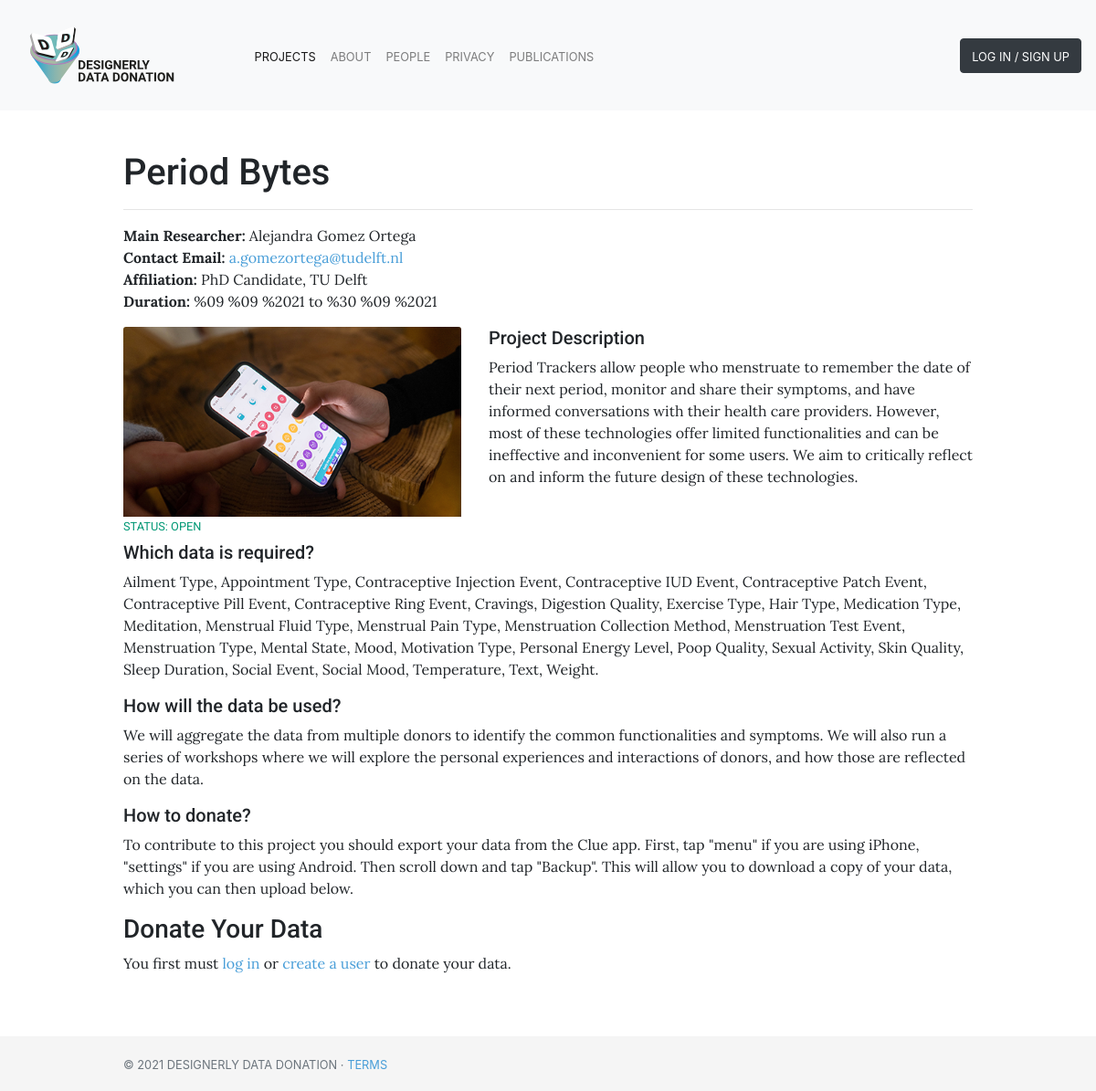
Page /project/ddd_period/ on the committed database.
### bucket_view/models.py (models this page shows)
class Project(models.Model):
    id                      = models.CharField(max_length=100, blank=False, unique=True, primary_key=True)
    user                    = models.ForeignKey(settings.AUTH_USER_MODEL, on_delete=models.CASCADE)
    researcher_name         = models.CharField(max_length=200, unique=False, default=None, null=True)
    researcher_affiliation  = models.CharField(max_length=200, unique=False, default=None, null=True)
    title                   = models.CharField(max_length=100, blank=False) # Short string field to hold project name
    description_tweet       = models.CharField(max_length=280, blank=False)  # Tweet-Like description of project
    description             = models.TextField(blank=False)  # Large string frield to hold a piece of text
    hrec                    = models.BooleanField(default=False)
    data                    = models.JSONField(blank=False, null=True)
    image                   = models.ImageField(upload_to="images", blank=True, null=True)
    start                   = models.DateField(blank=False)  # Start of project
    end                     = models.DateField(blank=False)  # End of project
    data_info               = models.TextField(blank=False, null=True)
    instructions            = models.TextField(unique=False, default=None, null=True)
    groupId                 = models.CharField(max_length=200, unique=True, default=None)
    def active(self):
        now = datetime.date.today()
        if self.start <= now and now <= self.end:
            return True
        return False

### bucket/models.py (models this page shows, shortened)
class BucketUser(AbstractBaseUser):
    email               = models.EmailField(verbose_name="email", max_length=60, unique=True)
    username            = models.CharField(max_length=30, unique=True)
    user_id             = models.CharField(max_length=60, unique=True, default=None, primary_key=True)
    date_joined         = models.DateTimeField(verbose_name="date joined", auto_now_add=True)
    last_login          = models.DateTimeField(verbose_name="last login", auto_now=True)
    thing_id            = models.CharField(max_length=200, unique=True, default=None, null=True)
    is_admin            = models.BooleanField(default=False)
    is_active           = models.BooleanField(default=True)
    is_staff            = models.BooleanField(default=False)
    is_superuser        = models.BooleanField(default=False)
    hide_email          = models.BooleanField(default=True)
    objects = BucketUserManager()
    USERNAME_FIELD = 'email' # Field to log in with
    REQUIRED_FIELDS = ['username', 'user_id'] # Required fields

### bucket_view/views.py (the view)
# urls.py: path("project/<str:pk>/", views.project_view, name="project_view"),
def project_view(request, pk):
    project = Project.objects.get(pk=pk)
    data_tuple = sorted([(key, value[0]) for key, value in project.data.items()])
    if pk == 'ddd_demo':
        if request.method == 'POST' and 'demo' in request.POST:
            form = DemographicsForm(request.POST, request.FILES)
            if form.is_valid():
                timestamp = round(time.time() * 1000)
                sex = form.cleaned_data['sex']
                if sex:
                    sex_data = {'values': [[timestamp, int(sex[0])]]}
                    print(sex_data)
                else:
                    sex_data = {}
                date = form.cleaned_data['date_of_birth']
                if date:
                    date_data = {'values': [[timestamp, date.day, date.month, date.year]]}
                    print(date_data)
                else:
                    date_data = {}
                thingId, initialized_property_dict = initialize_demographics_donation(request.session['token'],
                                                                                      sex_data, date_data)
                donation = Donation(
                    user=request.user,
                    data={'SEX': ['Sex', 'Sex'], 'DATE': ['Date', 'Date']},
                    project=Project.objects.get(id='ddd_demo'),
                    updates=False,
                    participate=True,
                    consent=True,
                    thingId=thingId,
                    propertyId=initialized_property_dict)
                donation.save()
                return render(request, "donation_view.html", {'donation': donation})
            else:
                messages.error(request, "Oops... Something went wrong. Please try again!")
                return render(request, 'project_view.html', {'project': project, 'form': form})
        else:
            form = DemographicsForm()
            return render(request, 'project_view.html', {'project': project, 'form': form})
    else:
        if request.method == 'POST' and 'donate' in request.POST:
            form = DonateForm(request.POST, request.FILES, choices=data_tuple)
            if form.is_valid():
                thingId, initialized_property_dict = initialize_donation(project, request.session['token'])
                choices = form.cleaned_data['data_selection']
                data = json.load(form.cleaned_data['data'])
                data_dict = read_clue_file(data['data'], choices)
                bucket_data_dict = transform_clue_dict(data_dict)
                print(data_dict)
                print(bucket_data_dict)
                send_clue_data(thingId, bucket_data_dict, initialized_property_dict, request.session['token'])
                donation = Donation(
                        user        = request.user,
                        data = project.data,
                        project     = project,
                        updates     = form.cleaned_data['updates'],
                        participate       = form.cleaned_data['participate'],
                        consent      = form.cleaned_data['consent'],
                        thingId     = thingId,
                        propertyId  = initialized_property_dict,
                    )
                donation.save()
                return render(request, "donation_view.html", {'donation': donation})
            else:
                messages.error(request, "Oops... Something went wrong. Please try again!")
                return render(request, 'project_view.html', {'project': project, 'form': form})
        else:
            form = DonateForm(choices=data_tuple)
            return render(request, 'project_view.html', {'project': project, 'form': form})

### bucket_view/templates/project_view.html (shortened to what this page needs)
{% extends "base.html" %}
{% load static %}
{% block page_content %}
<section style="padding-top: 50px; padding-bottom: 50px">
    <div class="container" style="padding-top:20px">
        <h1>{{ project.title }}</h1>
              <hr>
            <p><b>Main Researcher:</b> {{ project.researcher_name }}<br>
                <b>Contact Email: </b><a href="mailto:{{ project.user.email }}">{{ project.user.email }}</a><br>
                <b>Affiliation:</b> {{ project.researcher_affiliation }}<br>
                <b>Duration:</b> {{project.start}} to {{ project.end }}</p>
        <div class="row">
            <div class="col-md-5">
                <img class="card-img-top" src="{{ project.image.url }}" width="100%">
                    {% if project.active %}
                        <h6><span class="small text-uppercase" style="color:#019875">STATUS: Open</span></h6>
                    {% else %}
                       <h6><span class="small text-uppercase" style="color:#B8293D">STATUS: Closed</span></h6>
                {% endif %}
            </div>
            <div class="col-md-7">
                <h5>Project Description</h5>
                <p>{{ project.description }}</p>
            </div>
            <div class="container">
                <h5>Which data is required?</h5>
                <p>
                    {% for key, value in project.data.items %}
                           {{ value.0 }}{% if forloop.last %}.{% else %}, {%endif%}
                    {% endfor %}</p>
                <h5>How will the data be used?</h5>
                <p>{{ project.data_info }}</p>
                <h5>How to donate?</h5>
            <p>{{ project.instructions }}</p>
            <h3>Donate Your Data</h3>
            {% if project.active %}
                {% if not user.is_authenticated %}
                <p>You first must <a href="/bucket/login/">log in</a> or <a href="/bucket/login/">create a user</a> to donate your data.</p>
                {% endif %}
            {% else %}
                <p>This project is closed. At this time you cannot donate your data. We invite you to <a href="{% url 'project_list' %}">explore other projects</a>.</p>
            {% endif %}
        </div>
    </div>
    </div>
</section>
{% endblock %}

### static/css/base.css (style rules this page uses)
p { font-family: 'Lora', Sans-Serif; }
h1, h2, h3, h4, h5, h6 { font-family: 'Roboto', Serif; }
body { margin-bottom: 60px; margin-top: 95px; }
a { color: #499ed8; }
.container { max-width: 960px; }

### rows in the picture
Project: title "Period Bytes", researcher_name "Alejandra Gomez Ortega", user.email "a.gomezortega@tudelft.nl", researcher_affiliation "PhD Candidate, TU Delft", start "%09 %09 %2021", end "%30 %09 %2021", image (picture), description "Period Trackers allow people who menstruate to remember the date of their next period, monitor and share their symptoms, and have informed conversations with their health care providers. However, most of these technologies offer limited functionalities and can be ineffective and inconvenient for some users. We aim to critically reflect on and inform the future design of these technologies.", data_info "We will aggregate the data from multiple donors to identify the common functionalities and symptoms. We will also run a series of workshops where we will explore the personal experiences and interactions of donors, and how those are reflected on the data.", instructions "To contribute to this project you should export your data from the Clue app. First, tap \"menu\" if you are using iPhone, \"settings\" if you are using Android. Then scroll down and tap \"Backup\". This will allow you to download a copy of your data, which you can then upload below."

### other values in the picture
{{ value.0 }} "Ailment Type" "Appointment Type" "Contraceptive Injection Event" "Contraceptive IUD Event" "Contraceptive Patch Event" "Contraceptive Pill Event" "Contraceptive Ring Event" "Cravings" "Digestion Quality" "Exercise Type" "Hair Type" "Medication Type" "Meditation" "Menstrual Fluid Type" "Menstrual Pain Type" "Menstruation Collection Method" "Menstruation Test Event" "Menstruation Type" "Mental State" "Mood" "Motivation Type" "Personal Energy Level" "Poop Quality" "Sexual Activity" "Skin Quality" "Sleep Duration" "Social Event" "Social Mood" "Temperature" "Text" "Weight"
